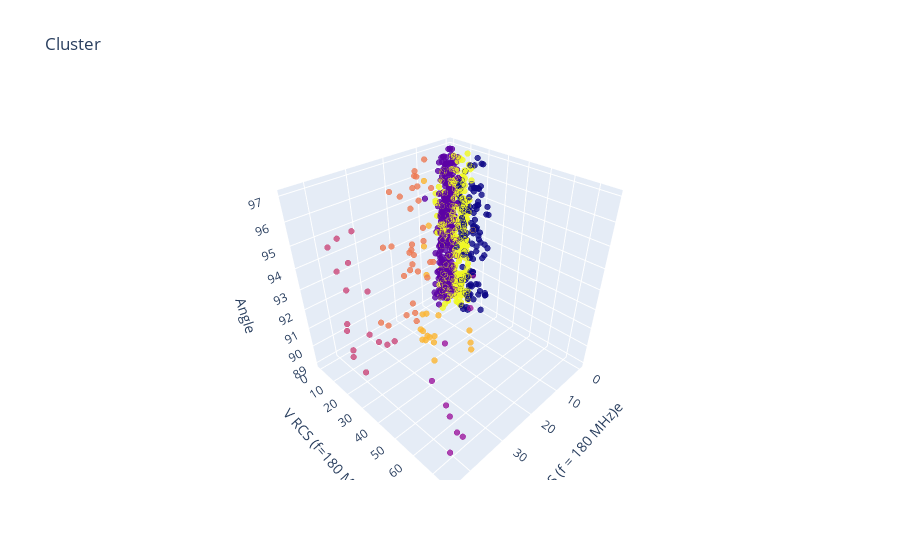

Notebook cell for this chart:
### Code cell
import plotly as py
import plotly.graph_objs as go

trace1 = go.Scatter3d(
    x= df['H RCS (f = 180 MHz)'],
    y= df['V RCS (f=180 MHz)'],
    z= df['Angle'],
    mode='markers',
     marker=dict(
        color = df['cluster'], 
        size= 2,
        line=dict(
            color= df['cluster'],
            width= 12
        ),
        opacity=0.8
     )
)
data = [trace1]
layout = go.Layout(
    title= 'Cluster',
    scene = dict(
            xaxis = dict(title  = 'H RCS (f = 180 MHz)e'),
            yaxis = dict(title  = 'V RCS (f=180 MHz)'),
            zaxis = dict(title  = 'Angle')
        )
)
fig = go.Figure(data=data, layout=layout)
py.offline.iplot(fig)

### Figure 1 — Plotly figure (JSON) as saved in the notebook; plotly's stock layout.template omitted (floating-point values rounded to 4 significant figures; data arrays with more than 128 entries replaced by an {"elided": "..."} marker saying what was removed)
{"data": [{"marker": {"color": {"elided": "722 int values"}, "line": {"color": {"elided": "722 int values"}, "width": 12}, "opacity": 0.8, "size": 2}, "mode": "markers", "type": "scatter3d", "x": {"elided": "722 float values"}, "y": {"elided": "722 float values"}, "z": {"elided": "722 float values"}}], "layout": {"scene": {"xaxis": {"title": {"text": "H RCS (f = 180 MHz)e"}}, "yaxis": {"title": {"text": "V RCS (f=180 MHz)"}}, "zaxis": {"title": {"text": "Angle"}}}, "title": {"text": "Cluster"}}}
